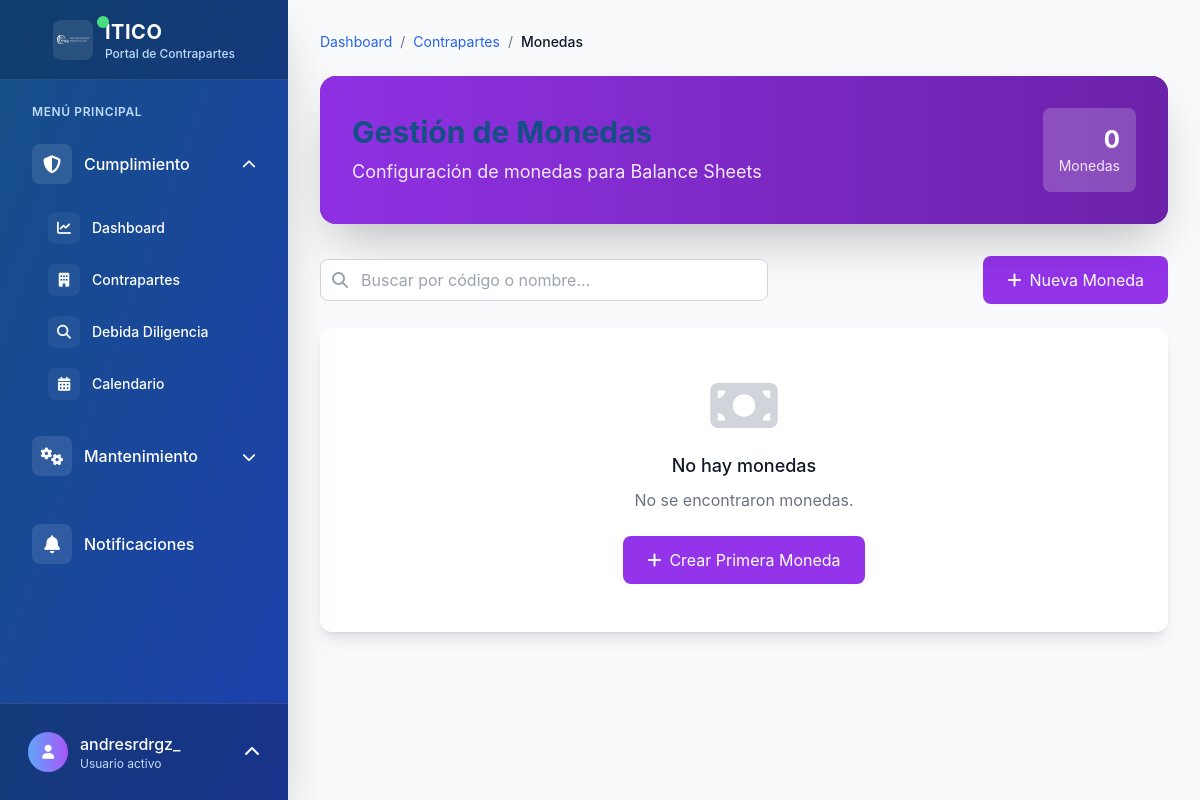
The page /contrapartes/monedas/ (signed in) on the database as committed earlier.
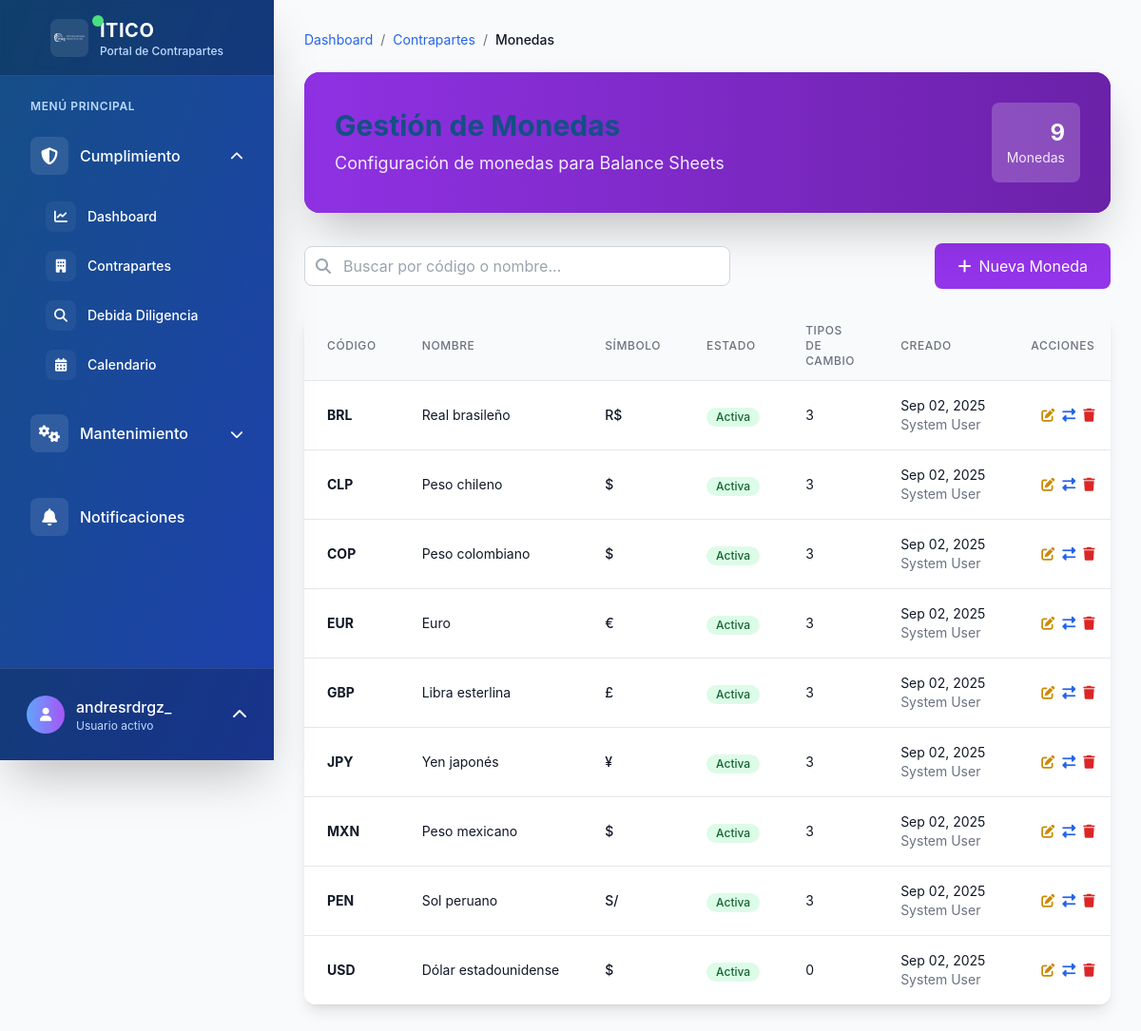
The same page on the database as committed later.
### contrapartes/models.py (models this page shows, shortened)
class Moneda(models.Model):
    codigo = models.CharField(
        max_length=3,
        unique=True,
        verbose_name="Código",
        help_text="Código de la moneda (ISO 4217) - ej: USD, EUR, COP"
    )
    nombre = models.CharField(
        max_length=100,
        verbose_name="Nombre",
        help_text="Nombre de la moneda"
    )
    simbolo = models.CharField(
        max_length=10,
        verbose_name="Símbolo",
        help_text="Símbolo de la moneda - ej: $, €, ¥"
    )
    activo = models.BooleanField(
        default=True,
        verbose_name="Activo"
    )
    creado_por = models.ForeignKey(
        User,
        on_delete=models.PROTECT,
        related_name='monedas_creadas',
        verbose_name="Creado por"
    )
    fecha_creacion = models.DateTimeField(auto_now_add=True, verbose_name="Fecha de creación")
    fecha_actualizacion = models.DateTimeField(auto_now=True, verbose_name="Última actualización")
    class Meta:
        verbose_name = "Moneda"
        verbose_name_plural = "Monedas"
        ordering = ['codigo']

### contrapartes/views.py (the view)
# urls.py: path('monedas/', views.MonedaListView.as_view(), name='moneda_lista'),
class MonedaListView(LoginRequiredMixin, ListView):
    model = Moneda
    template_name = 'contrapartes/moneda_lista.html'
    context_object_name = 'monedas'
    paginate_by = 20
    def get_queryset(self):
        queryset = Moneda.objects.all()
        search = self.request.GET.get('search')
        if search:
            queryset = queryset.filter(
                Q(codigo__icontains=search) |
                Q(nombre__icontains=search)
            )
        return queryset

### templates/contrapartes/moneda_lista.html (shortened to what this page needs)
{% extends 'base.html' %}
{% block breadcrumb %}
<nav aria-label="breadcrumb" class="mb-6">
    <ol class="flex items-center space-x-2 text-sm">
        <li><a href="{% url 'dashboard:index' %}" class="text-blue-600 hover:text-blue-800">Dashboard</a></li>
        <li class="text-gray-500">/</li>
        <li><a href="{% url 'contrapartes:lista' %}" class="text-blue-600 hover:text-blue-800">Contrapartes</a></li>
        <li class="text-gray-500">/</li>
        <li class="text-gray-900 font-medium">Monedas</li>
    </ol>
</nav>
{% endblock %}
{% block content %}
<div class="mb-8">
    <div class="bg-purple-800 rounded-2xl p-8 text-white shadow-2xl relative overflow-hidden">
        <div class="absolute inset-0 bg-gradient-to-r from-purple-600 to-purple-800 opacity-90"></div>
        <div class="relative z-10">
            <div class="flex items-center justify-between">
                <div>
                    <h1 class="text-3xl font-bold mb-2">Gestión de Monedas</h1>
                    <p class="text-purple-100 text-lg">Configuración de monedas para Balance Sheets</p>
                </div>
                <div class="text-right">
                    <div class="bg-white bg-opacity-20 rounded-lg p-4">
                        <div class="text-2xl font-bold">{{ monedas|length }}</div>
                        <div class="text-purple-100 text-sm">Monedas</div>
                    </div>
                </div>
            </div>
        </div>
    </div>
</div>
<div class="flex justify-between items-center mb-6">
    <div class="flex-1 max-w-md">
        <form method="get" class="relative">
            <input type="text" name="search"
                   value="{{ request.GET.search }}"
                   placeholder="Buscar por código o nombre..."
                   class="w-full px-4 py-2 pl-10 border border-gray-300 rounded-lg focus:ring-2 focus:ring-purple-500 focus:border-transparent">
            <div class="absolute inset-y-0 left-0 pl-3 flex items-center pointer-events-none">
            </div>
        </form>
    </div>
    <div>
        <a href="{% url 'contrapartes:moneda_crear' %}"
           class="inline-flex items-center px-6 py-3 bg-purple-600 text-white rounded-lg hover:bg-purple-700 transition-colors duration-200">
            <i class="fas fa-plus mr-2"></i>
            Nueva Moneda
        </a>
    </div>
</div>
<div class="bg-white rounded-xl shadow-lg overflow-hidden">
    {% if monedas %}
        <div class="overflow-x-auto">
            <table class="min-w-full divide-y divide-gray-200">
                <thead class="bg-gray-50">
                    <tr>
                        <th class="px-6 py-3 text-left text-xs font-medium text-gray-500 uppercase tracking-wider">Código</th>
                        <th class="px-6 py-3 text-left text-xs font-medium text-gray-500 uppercase tracking-wider">Nombre</th>
                        <th class="px-6 py-3 text-left text-xs font-medium text-gray-500 uppercase tracking-wider">Símbolo</th>
                        <th class="px-6 py-3 text-left text-xs font-medium text-gray-500 uppercase tracking-wider">Estado</th>
                        <th class="px-6 py-3 text-left text-xs font-medium text-gray-500 uppercase tracking-wider">Tipos de Cambio</th>
                        <th class="px-6 py-3 text-left text-xs font-medium text-gray-500 uppercase tracking-wider">Creado</th>
                        <th class="px-6 py-3 text-right text-xs font-medium text-gray-500 uppercase tracking-wider">Acciones</th>
                    </tr>
                </thead>
                <tbody class="bg-white divide-y divide-gray-200">
                    {% for moneda in monedas %}
                    <tr class="hover:bg-gray-50">
                        <td class="px-6 py-4 whitespace-nowrap">
                            <div class="text-sm font-bold text-gray-900">{{ moneda.codigo }}</div>
                        </td>
                        <td class="px-6 py-4 whitespace-nowrap">
                            <div class="text-sm text-gray-900">{{ moneda.nombre }}</div>
                        </td>
                        <td class="px-6 py-4 whitespace-nowrap">
                            <div class="text-sm font-medium text-gray-900">{{ moneda.simbolo }}</div>
                        </td>
                        <td class="px-6 py-4 whitespace-nowrap">
                            {% if moneda.activo %}
                                <span class="inline-flex items-center px-2.5 py-0.5 rounded-full text-xs font-medium bg-green-100 text-green-800">
                                    Activa
                                </span>
                            {% else %}
                                <span class="inline-flex items-center px-2.5 py-0.5 rounded-full text-xs font-medium bg-red-100 text-red-800">
                                    Inactiva
                                </span>
                            {% endif %}
                        </td>
                        <td class="px-6 py-4 whitespace-nowrap">
                            <div class="text-sm text-gray-900">{{ moneda.tipos_cambio.count }}</div>
                        </td>
                        <td class="px-6 py-4 whitespace-nowrap">
                            <div class="text-sm text-gray-900">{{ moneda.fecha_creacion|date:"M d, Y" }}</div>
                            <div class="text-sm text-gray-500">{{ moneda.creado_por.get_full_name|default:moneda.creado_por.username }}</div>
                        </td>
                        <td class="px-6 py-4 whitespace-nowrap text-right text-sm font-medium">
                            <div class="flex items-center justify-end space-x-2">
                                <a href="{% url 'contrapartes:moneda_editar' moneda.pk %}"
                                   class="text-yellow-600 hover:text-yellow-900" title="Editar">
                                    <i class="fas fa-edit"></i>
                                </a>
                                <a href="{% url 'contrapartes:tipo_cambio_lista' %}?moneda={{ moneda.codigo }}"
                                   class="text-blue-600 hover:text-blue-900" title="Ver tipos de cambio">
                                    <i class="fas fa-exchange-alt"></i>
                                </a>
                                {% if not moneda.balance_sheets_moneda_local.exists %}
                                    <a href="{% url 'contrapartes:moneda_eliminar' moneda.pk %}"
                                       class="text-red-600 hover:text-red-900" title="Eliminar"
                                       onclick="return confirm('¿Está seguro de que desea eliminar esta moneda?')">
                                        <i class="fas fa-trash"></i>
                                    </a>
                                {% endif %}
                            </div>
                        </td>
                    </tr>
                    {% endfor %}
                </tbody>
            </table>
        </div>
    {% else %}
        <div class="text-center py-12">
            <i class="fas fa-money-bill text-gray-300 text-6xl mb-4"></i>
            <h3 class="text-lg font-medium text-gray-900 mb-2">No hay monedas</h3>
            <p class="text-gray-500 mb-6">No se encontraron monedas{% if request.GET.search %} que coincidan con "{{ request.GET.search }}"{% endif %}.</p>
            <a href="{% url 'contrapartes:moneda_crear' %}"
               class="inline-flex items-center px-6 py-3 bg-purple-600 text-white rounded-lg hover:bg-purple-700 transition-colors duration-200">
                <i class="fas fa-plus mr-2"></i>
                Crear Primera Moneda
            </a>
        </div>
    {% endif %}
</div>
{% endblock %}

### templates/partials/user_menu.html (shortened to what this page needs)
{% if user.is_authenticated %}
    <div class="p-4 border-t border-white border-opacity-10 bg-black bg-opacity-20 flex-shrink-0">
        <div class="relative">
            <button id="user-menu-button" class="group flex items-center w-full text-white hover:bg-white hover:bg-opacity-10 p-3 rounded-xl transition-all duration-300">
                <div class="flex items-center justify-center w-10 h-10 rounded-full bg-gradient-to-r from-blue-400 to-purple-500 mr-3 group-hover:scale-110 transition-transform duration-300 overflow-hidden">
                    {% if user.profile.profile_picture %}
                        <img src="{{ user.profile.profile_picture.url }}"
                             alt="{{ user.get_full_name|default:user.username }}"
                             class="w-full h-full object-cover">
                    {% else %}
                        <i class="fas fa-user text-sm"></i>
                    {% endif %}
                </div>
                <div class="flex-1 text-left">
                    <p class="font-medium truncate group-hover:translate-x-1 transition-transform duration-300">{{ user.get_full_name|default:user.username }}</p>
                    <p class="text-xs text-blue-200">Usuario activo</p>
                </div>
                <i class="fas fa-chevron-up ml-2 transform group-hover:rotate-180 transition-transform duration-300" id="chevron-icon"></i>
            </button>
        </div>
    </div>
{% endif %}

Rows that differ between the two databases and show on the page:
added Moneda: codigo "BRL", nombre "Real brasileño", simbolo "R$", activo "Activa", tipos_cambio.count "3", fecha_creacion "Sep 02, 2025", creado_por.get_full_name "System User"
added Moneda: codigo "CLP", nombre "Peso chileno", simbolo "$", activo "Activa", tipos_cambio.count "3", fecha_creacion "Sep 02, 2025", creado_por.get_full_name "System User"
added Moneda: codigo "COP", nombre "Peso colombiano", simbolo "$", activo "Activa", tipos_cambio.count "3", fecha_creacion "Sep 02, 2025", creado_por.get_full_name "System User"
added Moneda: codigo "EUR", nombre "Euro", simbolo "€", activo "Activa", tipos_cambio.count "3", fecha_creacion "Sep 02, 2025", creado_por.get_full_name "System User"
added Moneda: codigo "GBP", nombre "Libra esterlina", simbolo "£", activo "Activa", tipos_cambio.count "3", fecha_creacion "Sep 02, 2025", creado_por.get_full_name "System User"
added Moneda: codigo "JPY", nombre "Yen japonés", simbolo "¥", activo "Activa", tipos_cambio.count "3", fecha_creacion "Sep 02, 2025", creado_por.get_full_name "System User"
added Moneda: codigo "MXN", nombre "Peso mexicano", simbolo "$", activo "Activa", tipos_cambio.count "3", fecha_creacion "Sep 02, 2025", creado_por.get_full_name "System User"
added Moneda: codigo "PEN", nombre "Sol peruano", simbolo "S/", activo "Activa", tipos_cambio.count "3", fecha_creacion "Sep 02, 2025", creado_por.get_full_name "System User"
added Moneda: codigo "USD", nombre "Dólar estadounidense", simbolo "$", activo "Activa", tipos_cambio.count "0", fecha_creacion "Sep 02, 2025", creado_por.get_full_name "System User"
Other text that changed with them:
{{ monedas|length }}: "0" → "9"
text no longer shown: "No hay monedas No se encontraron monedas . Crear Primera Moneda"
text now shown: "CÓDIGO NOMBRE SÍMBOLO ESTADO TIPOS DE CAMBIO CREADO ACCIONES"
